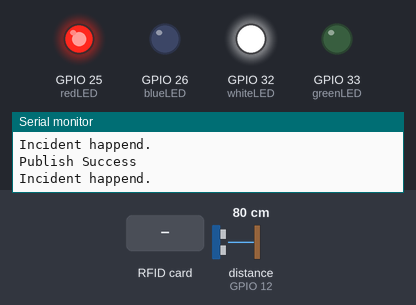
A sketch run on a simulated ESP32. Shown: output pins drawn as LEDs (lit = HIGH), the last lines printed to the serial monitor. Wiring (inferred from the names in the program): ultrasonic range finder: trigger GPIO 14; echo GPIO 12. The inputs (shaded band) are chosen by the test bench; at power-on: distance to the obstacle (sensor on GPIO 12) 80 cm. The echo pulse lasts 58.3 µs per cm; WiFi joins after 1.5 s; servers stay silent unless stated; the local clock reads 2024-03-15 10:24:30 at power-on unless the sketch sets it; no MQTT or app messages arrive unless stated; pins used as bus, display or sensor lines are not drawn.

Above: at 3.8 s.
3.9 s: RFID card 5E 7A 19 C4 held to the reader
At 5.3 s:
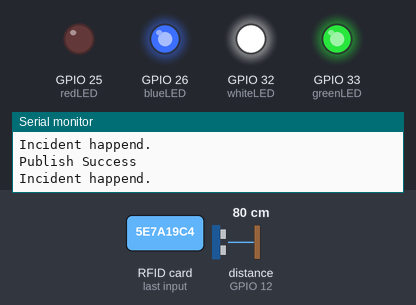
10.2 s: distance to the obstacle (sensor on GPIO 12) set to 4 cm
12.9 s: distance to the obstacle (sensor on GPIO 12) set to 2 cm
At 16.0 s:
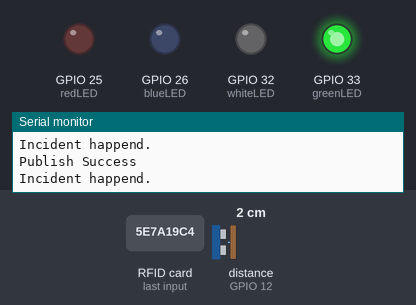
16.3 s: RFID card 5E 7A 19 C4 held to the reader
At 17.8 s:
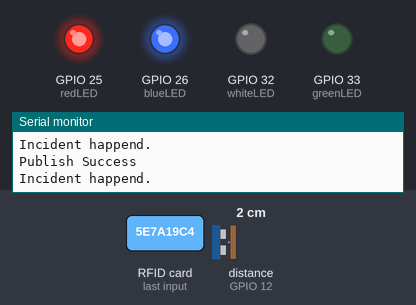
Timing chart, 0 to 23.3 s (numbered marks = the images above; inputs shaded):
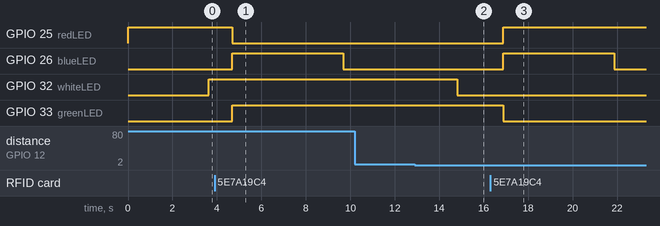

Measured:
- the behaviour switches between 3 and 2 cm on distance to the obstacle (sensor on GPIO 12) (found by bisection; images 1 and 2)
- after the input at 3.9 s, GPIO 25 (redLED): HIGH → LOW after 0.78 s; GPIO 26 (blueLED): LOW → HIGH after 0.79 s, → LOW 5.0 s later; GPIO 33 (greenLED): LOW → HIGH after 0.78 s
- after the input at 12.9 s, GPIO 32 (whiteLED): HIGH → LOW after 1.9 s
- after the input at 16.3 s, GPIO 25 (redLED): LOW → HIGH after 0.57 s; GPIO 26 (blueLED): LOW → HIGH after 0.57 s, → LOW 5.0 s later; GPIO 33 (greenLED): HIGH → LOW after 0.57 s

The sketch:

SmartDoorLock.ino
```cpp
// Libraries
#include <WiFi.h>
#include <WiFiClient.h>
#include <SPI.h>     //https://www.arduino.cc/en/reference/SPI
#include <Arduino.h> //Maybe remove
#include <stdint.h>  // Maybe remove
#include <MFRC522.h> //https://github.com/OSSLibraries/Arduino_MFRC522v2
#include <PubSubClient.h>
#include <WiFiUdp.h>
#include <NTPClient.h>
#include <ArduinoJson.h>
// Time Libraries
#include <iostream>
#include <chrono>
#include <thread>
#include "time.h"
#include <TimeLib.h>

// RDIF
//  Constants
#define SS_PIN 5
#define RST_PIN 0
// Parameters
const int ipaddress[4] = {103, 97, 67, 25};
// Variables
byte nuidPICC[4] = {0, 0, 0, 0};
MFRC522::MIFARE_Key key;
MFRC522 rfid = MFRC522(SS_PIN, RST_PIN);

// Network
const char *ssid = "SSID";
const char *password = "PASSWORD";

// NTP client settings
WiFiUDP ntpUDP;
NTPClient timeClient(ntpUDP);

// JSON buffer size
const size_t bufferSize = JSON_OBJECT_SIZE(18);

// MQTT Broker
// const char *mqtt_broker = "192.168.52.129";
const char *mqtt_broker = "192.168.239.91";
//const char *mqtt_broker = "broker.hivemq.com";
const char *topic = "lock/44215962539792/actions";
const char *heartbeatTopic = "heartbeats";
const char *mqtt_username = "root";
const char *mqtt_password = "root";
const int mqtt_port = 1885;
//const int mqtt_port = 1883;

// Auxiliar variables to store the current output state
String redLED_State = "false";
String blueLED_State = "false";
String whiteLED_State = "false";
String greenLED_State = "false";

// Assign output variables to GPIO pins
const int redLED = 25;   // RedLED
const int blueLED = 26;  // BlueLED
const int whiteLED = 32; // WhiteLED
const int greenLED = 33; // GreenLED

// Current time
unsigned long currentTime = millis();
// Previous time
unsigned long previousTime = 0;
// Define timeout time in milliseconds (example: 2000ms = 2s)
const long timeoutTime = 2000;

//Time
const char* ntpServer = "pool.ntp.org";
const long  gmtOffset_sec = 3600;
const int   daylightOffset_sec = 3600;

WiFiClient espClient;
PubSubClient client(espClient);

// Ultrasonic Sensor
const int trigPin = 14;
const int echoPin = 12;

// define sound speed in cm/uS
#define SOUND_SPEED 0.034
#define CM_TO_INCH 0.393701

long duration;
float distanceCm;
float distanceInch;

String localTime()
{
  struct tm timeinfo;
  if (!getLocalTime(&timeinfo)) {
    Serial.println("Failed to obtain time");
    return "failed";
  }
  char timeStringBuff[50];
  strftime(timeStringBuff, sizeof(timeStringBuff), "%Y-%m-%d %H:%M:%S", &timeinfo);
  return timeStringBuff;
}

void setup()
{
  Serial.begin(115200);
  // Initialize the output variables as outputs
  pinMode(redLED, OUTPUT);
  pinMode(blueLED, OUTPUT);
  pinMode(whiteLED, OUTPUT);
  pinMode(greenLED, OUTPUT);
  // Initialize LED states
  digitalWrite(redLED, HIGH);
  digitalWrite(blueLED, LOW);
  digitalWrite(whiteLED, LOW);
  digitalWrite(greenLED, LOW);
  redLED_State = "true";
  blueLED_State = "false";
  whiteLED_State = "false";
  greenLED_State = "false";
  // Ultrasonic Sensor
  pinMode(trigPin, OUTPUT); // Sets the trigPin as an Output
  pinMode(echoPin, INPUT);  // Sets the echoPin as an Input

  // connecting to a WiFi network
  WiFi.begin(ssid, password);
  while (WiFi.status() != WL_CONNECTED)
  {
    delay(500);
    Serial.println("Connecting to WiFi..");
  }
  Serial.println("Connected to the WiFi network");

  // connecting to a mqtt broker
  client.setServer(mqtt_broker, mqtt_port);
  client.setCallback(callback);
  while (!client.connected())
  {
    String client_id = "esp32-client-";
    client_id += String(WiFi.macAddress());
    Serial.printf("The client %s connects to the public mqtt broker\n", client_id.c_str());
    if (client.connect(client_id.c_str(), mqtt_username, mqtt_password))
    {
      Serial.println("Public emqx mqtt broker connected");
    }
    else
    {
      Serial.print("failed with state ");
      Serial.print(client.state());
      delay(2000);
    }
  }
  // publish and subscribe
  client.publish(topic, "Connected from ESP32");
  client.subscribe(topic);
  client.subscribe(heartbeatTopic);

  Serial.println(F("Initialize System"));
  // init rfid D8,D5,D6,D7
  SPI.begin();
  rfid.PCD_Init();
  Serial.print(F("Reader :"));
  rfid.PCD_DumpVersionToSerial();

  // Initialize NTP client
  timeClient.begin();

  //init and get the time
  configTime(gmtOffset_sec, daylightOffset_sec, ntpServer);
  localTime();
  heartbeat();
}

void publishMessageMQTT(const char* topic, const char* message)
{
  //String str = message;

  // Length (with one extra character for the null terminator)
  //int str_len = str.length() + 1;

  // Prepare the character array (the buffer)
  //char char_array[str_len];

  // Copy it over
  //str.toCharArray(char_array, str_len);
  if (client.publish(topic, message)) {
    Serial.println("Publish Success");
  } else {
    Serial.println("Failed to send message.");
    Serial.print("Error code: ");
    Serial.println(client.state());
    Serial.println(" - ");
    delay(1000);
  }

}

void logIncident(String origin, String typeOfIncident, String idOfCard) {
  // Create JSON document
  StaticJsonDocument<300> jsonDoc;
  JsonObject json = jsonDoc.to<JsonObject>();
  JsonObject ledStates = jsonDoc.createNestedObject("States");

  // Get system information
  json["Id"] = ESP.getEfuseMac();
  json["TypeOfIncident"] = typeOfIncident;
  String dateTime = localTime();
  json["dateTime"] = dateTime;

  // States
  ledStates["RFID"] = blueLED_State;
  ledStates["doorLocked"] = redLED_State;
  ledStates["doorOpened"] = whiteLED_State;
  ledStates["doorUnlocked"] = greenLED_State;

  if (origin == "RFID") {
    json["RFID_id"] = idOfCard;
    json["origin"] == "RFID card used";
    json["DoorOpenDistance"] = "NULL";
  } else if (origin == "Client") {
    json["RFID_id"] = "NULL";
    json["origin"] = "Call from client";
    json["DoorOpenDistance"] = "NULL";
  } else if (origin == "DoorOpen") {
    json["DoorOpenDistance"] = idOfCard;
    json["RFID_id"] = "NULL";
    json["origin"] = "Call from client";
  } else if (origin = "default") {
    json["DoorOpenDistance"] = "NULL";
    json["RFID_id"] = "NULL";
    json["origin"] = "DoorStateChanged";
  } else if (origin = "heartbeat") {
    json["DoorOpenDistance"] = "NULL";
    json["RFID_id"] = "NULL";
    json["origin"] = "heartbeat sent";
  }

  // Serialize JSON document to string
  String jsonString;
  serializeJson(jsonDoc, jsonString);
  //serializeJsonPretty(jsonDoc, jsonString);
  //Serial.print(jsonString);
  const char *message = jsonString.c_str();

  // Send heartbeat message to server
  //Serial.println("HEARTBEAT SENDING");
  String espId = json["Id"].as<String>();

  String tempTopic = "lock/" + espId + "/events";
  const char *incidentTopic = tempTopic.c_str();
  publishMessageMQTT(incidentTopic, message);
  Serial.println("Incident happend.");
}


void setLED(int pin, String &state, bool desiredState)
{
  if (desiredState)
  {
    digitalWrite(pin, HIGH);
    state = "true";
  }
  else
  {
    digitalWrite(pin, LOW);
    state = "false";
  }
  logIncident("default", "Doorlock statechaned", "");
}


// function to convert timestamp string to time_t
time_t parseTimestamp(String timestamp) {
  int year, month, day, hour, minute, second;
  sscanf(timestamp.c_str(), "%d-%d-%d %d:%d:%d", &year, &month, &day, &hour, &minute, &second);
  struct tm timeinfo = {0};
  timeinfo.tm_year = year - 1900;
  timeinfo.tm_mon = month - 1;
  timeinfo.tm_mday = day;
  timeinfo.tm_hour = hour;
  timeinfo.tm_min = minute;
  timeinfo.tm_sec = second;
  return mktime(&timeinfo);
}

bool checkTimeElapsed(String currentESPTime, String serverTime) {
  // get current timestamp
  String currentTimestamp = currentESPTime;
  Serial.println("TimeNow: " + currentTimestamp);

  // get previous timestamp from server
  String previousTimestamp = serverTime;
  Serial.println("Servertime: " + previousTimestamp);

  // calculate elapsed time in seconds
  time_t currentTime = parseTimestamp(currentTimestamp);
  time_t previousTime = parseTimestamp(previousTimestamp);
  int elapsedSeconds = difftime(currentTime, previousTime);

  // check if elapsed time is less than 10 seconds
  if (elapsedSeconds <= 10) {
    Serial.println("Time is ok.");
    return true;
  } else {
    Serial.println("Time is NOT ok.");
    return false;
  }
}

void callback(char *topic, byte *payload, unsigned int length)
{
  if (strcmp(topic, "lock/44215962539792/actions") == 0)
  {
    Serial.println("Topic 1 hit---");
    String payloadStr = "";
    Serial.print("Message arrived in topic: ");
    Serial.println(topic);
    Serial.print("Message: ");
    for (int i = 0; i < length; i++)
    {
      Serial.print((char)payload[i]);
      payloadStr += (char)payload[i];
    }
    Serial.println();
    Serial.println("-----------------------");

    // Parse JSON string
    StaticJsonDocument<200> doc;
    DeserializationError error = deserializeJson(doc, payloadStr);

    // Get message and date values
    const char* message = doc["message"];
    const char* date = doc["date"];

    String currentTime = localTime();
    Serial.println("");
    if (checkTimeElapsed(currentTime, date) == true) {
      if (strcmp(message, "unlock") == 0)
      {
        Serial.println("unlock door hit");
        setLED(redLED, redLED_State, false);
        setLED(greenLED, greenLED_State, true);
        logIncident("Client", "Doorlock unlocked", "Client");
      } else if (strcmp(message, "lock") == 0)
      {
        Serial.println("lock door hit");
        setLED(greenLED, greenLED_State, false);
        setLED(redLED, redLED_State, true);
        logIncident("Client", "Doorlock locked", "Client");
      } else {
        return;
      }
    }
  }
  else if (strcmp(topic, "heartbeats") == 0)
  {
    Serial.println("Topic 2 hit---");
    Serial.print("Message arrived in topic: ");
    Serial.println(topic);
    Serial.print("Message: ");
    for (int i = 0; i < length; i++)
    {
      Serial.print((char)payload[i]);
    }
    Serial.println();
    Serial.println("-----------------------");
    heartbeat();
    logIncident("heartbeat", "heartbeat", "");
  }
}

float ultrasonicSensor()
{
  // Clears the trigPin
  digitalWrite(trigPin, LOW);
  delayMicroseconds(2);
  // Sets the trigPin on HIGH state for 10 micro seconds
  digitalWrite(trigPin, HIGH);
  delayMicroseconds(10);
  digitalWrite(trigPin, LOW);

  // Reads the echoPin, returns the sound wave travel time in microseconds
  duration = pulseIn(echoPin, HIGH);

  // Calculate the distance
  distanceCm = duration * SOUND_SPEED / 2;

  // Convert to inches
  // distanceInch = distanceCm * CM_TO_INCH;

  // Prints the distance in the Serial Monitor
  //Serial.print("- Distance (cm): ");
  //Serial.println(distanceCm);

  // Serial.print("Distance (inch): ");
  // Serial.println(distanceInch);
  delay(1000);
  return distanceCm;
}

void readRFID(void)
{ /* function readRFID */
  ////Read RFID card
  for (byte i = 0; i < 6; i++)
  {
    key.keyByte[i] = 0xFF;
  }
  // Look for new 1 cards
  if (!rfid.PICC_IsNewCardPresent())
    return;
  // Verify if the NUID has been read
  if (!rfid.PICC_ReadCardSerial())
    return;
  // Store NUID into nuidPICC array
  for (byte i = 0; i < 4; i++)
  {
    nuidPICC[i] = rfid.uid.uidByte[i];
  }
  Serial.print(F("RFID In dec: "));
  printDec(rfid.uid.uidByte, rfid.uid.size);
  String rfid_idCode = "";
  for (int i = 0; i < rfid.uid.size; i++) {
    rfid_idCode += String(rfid.uid.uidByte[i], HEX);
  }
  logIncident("RFID", "RFID tag used", rfid_idCode);

  if (redLED_State == "true") {
    setLED(redLED, redLED_State, false);
    setLED(greenLED, greenLED_State, true);
    setLED(blueLED, blueLED_State, true);
    auto start_time = std::chrono::system_clock::now();
    while (std::chrono::duration_cast<std::chrono::seconds>(std::chrono::system_clock::now() - start_time).count() < 5)
    {
      std::this_thread::sleep_for(std::chrono::milliseconds(100));
    }
    setLED(blueLED, blueLED_State, false);
    logIncident("RFID", "RFID tag used", rfid_idCode);
  } else if (redLED_State == "false") {
    setLED(redLED, redLED_State, true);
    setLED(greenLED, greenLED_State, false);
    setLED(blueLED, blueLED_State, true);
    auto start_time = std::chrono::system_clock::now();
    while (std::chrono::duration_cast<std::chrono::seconds>(std::chrono::system_clock::now() - start_time).count() < 5)
    {
      std::this_thread::sleep_for(std::chrono::milliseconds(100));
    }
    setLED(blueLED, blueLED_State, false);
    logIncident("RFID", "RFID tag used", rfid_idCode);
  }
  Serial.println();
  // Halt PICC
  rfid.PICC_HaltA();
  // Stop encryption on PCD
  rfid.PCD_StopCrypto1();
}
/**
    Helper routine to dump a byte array as hex values to Serial.
*/
void printHex(byte *buffer, byte bufferSize)
{
  for (byte i = 0; i < bufferSize; i++)
  {
    Serial.print(buffer[i] < 0x10 ? " 0" : " ");
    Serial.print(buffer[i], HEX);
  }
}
/**
    Helper routine to dump a byte array as dec values to Serial.
*/
void printDec(byte *buffer, byte bufferSize)
{
  for (byte i = 0; i < bufferSize; i++)
  {
    Serial.print(buffer[i] < 0x10 ? " 0" : " ");
    Serial.print(buffer[i], DEC);
  }
}

void heartbeat()
{
  // Create JSON document
  StaticJsonDocument<300> jsonDoc;
  JsonObject json = jsonDoc.to<JsonObject>();
  JsonObject sysInf = jsonDoc.createNestedObject("SystemInformation");
  JsonObject wifiInf = jsonDoc.createNestedObject("WifiInformation");
  JsonObject ledStates = jsonDoc.createNestedObject("States");

  // Get system information
  json["Id"] = ESP.getEfuseMac();
  sysInf["cpuFreq"] = ESP.getCpuFreqMHz();
  sysInf["freeMem"] = ESP.getFreeHeap();
  sysInf["heapSize"] = ESP.getHeapSize();
  String dateTime = localTime();
  sysInf["dateTime"] = dateTime;

  // Get Wi-Fi status
  wifiInf["ssid"] = WiFi.SSID();
  wifiInf["signalStrength"] = WiFi.RSSI();
  wifiInf["ipAddress"] = WiFi.localIP().toString();

  // States
  ledStates["RFID"] = blueLED_State;
  ledStates["doorLocked"] = redLED_State;
  ledStates["doorOpened"] = whiteLED_State;
  ledStates["doorUnlocked"] = greenLED_State;

  // Serialize JSON document to string
  String jsonString;
  serializeJson(jsonDoc, jsonString);
  //serializeJsonPretty(jsonDoc, jsonString);
  //Serial.print(jsonString);
  const char *message = jsonString.c_str();

  // Send heartbeat message to server
  //Serial.println("HEARTBEAT SENDING");

  String espId = json["Id"].as<String>();
  String tempTopic = "lock/" + espId + "/heartbeats";
  const char *incidentTopic = tempTopic.c_str();

  delay(1000);
  publishMessageMQTT(incidentTopic, message);
  Serial.println(tempTopic);
  Serial.println("---- HEARTBEAT SENT ----");
}

void loop()
{
  static unsigned long lastUltrasonicTime = 0;

  readRFID();
  int doorOpenDistance = ultrasonicSensor();
  String distanceToDoor = String(doorOpenDistance);

  if (doorOpenDistance >= 2)
  {
    if (millis() - lastUltrasonicTime >= 500)
    {
      lastUltrasonicTime = millis();
      setLED(whiteLED, whiteLED_State, true);
      logIncident("DoorOpen", "Door is open", distanceToDoor);
    }
  } else if (doorOpenDistance < 2) {
    if (millis() - lastUltrasonicTime >= 500)
    {
      lastUltrasonicTime = millis();
      setLED(whiteLED, whiteLED_State, false);
      logIncident("DoorOpen", "Door is closed", distanceToDoor);
    }
  }
  client.loop();
}
```
